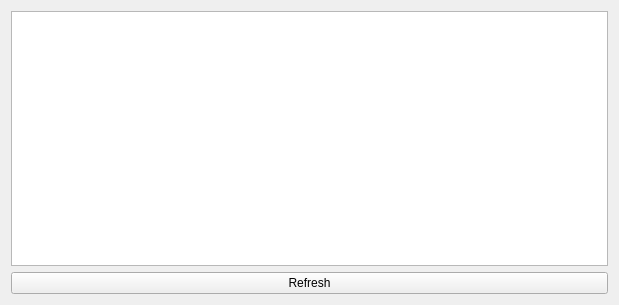
<?xml version="1.0" encoding="UTF-8"?>
<ui version="4.0">
 <class>PanelSAOrbit</class>
 <widget class="QWidget" name="PanelSAOrbit">
  <property name="geometry">
   <rect>
    <x>0</x>
    <y>0</y>
    <width>619</width>
    <height>305</height>
   </rect>
  </property>
  <property name="windowTitle">
   <string>PanelSAOrbit</string>
  </property>
  <layout class="QVBoxLayout" name="verticalLayout">
   <item>
    <widget class="iQGraphicsView" name="graphicsView">
     <property name="renderHints">
      <set>QPainter::Antialiasing|QPainter::TextAntialiasing</set>
     </property>
     <property name="cacheMode">
      <set>QGraphicsView::CacheBackground</set>
     </property>
    </widget>
   </item>
   <item>
    <widget class="QPushButton" name="pushButton_refresh">
     <property name="text">
      <string>Refresh</string>
     </property>
    </widget>
   </item>
  </layout>
 </widget>
 <customwidgets>
  <customwidget>
   <class>iQGraphicsView</class>
   <extends>QGraphicsView</extends>
   <header>lib/iWidgets.h</header>
  </customwidget>
 </customwidgets>
 <resources/>
 <connections/>
</ui>
